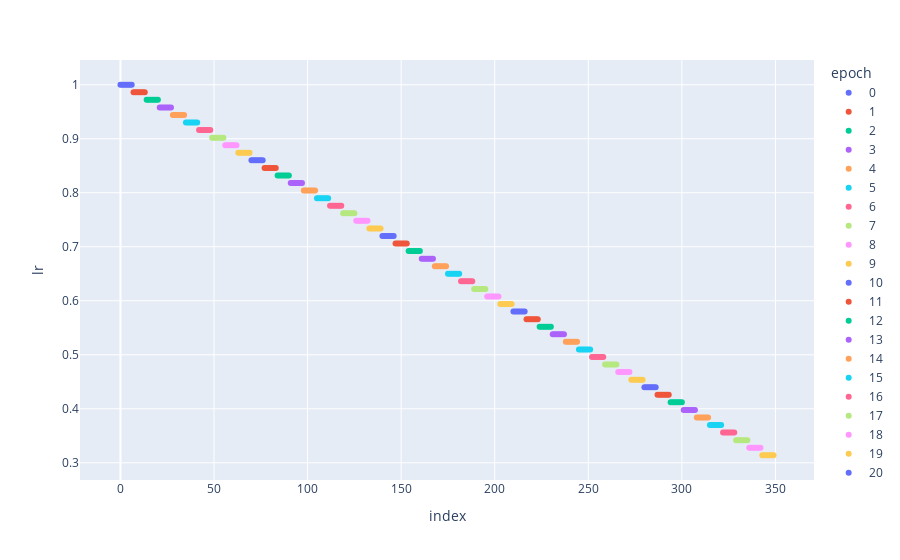

The notebook cell saved with this chart:
### Code cell
n_epochs = 50
change_ever_step = False
total_iters = n_epochs
lrsched = partial(LinearLR, total_iters=total_iters, start_factor=1., end_factor=0.3)
df = explore(lrsched, optim_lr=1.)
df

### Figure 1 — Plotly figure (JSON) as saved in the notebook; plotly's stock layout.template omitted (floating-point values rounded to 4 significant figures)
{"data": [{"hovertemplate": "epoch=0<br>index=%{x}<br>lr=%{y}<extra></extra>", "legendgroup": "0", "marker": {"color": "#636efa", "symbol": "circle"}, "mode": "markers", "name": "0", "orientation": "v", "showlegend": true, "type": "scatter", "x": [0, 1, 2, 3, 4, 5, 6], "xaxis": "x", "y": [1, 1, 1, 1, 1, 1, 1], "yaxis": "y"}, {"hovertemplate": "epoch=1<br>index=%{x}<br>lr=%{y}<extra></extra>", "legendgroup": "1", "marker": {"color": "#EF553B", "symbol": "circle"}, "mode": "markers", "name": "1", "orientation": "v", "showlegend": true, "type": "scatter", "x": [7, 8, 9, 10, 11, 12, 13], "xaxis": "x", "y": [0.986, 0.986, 0.986, 0.986, 0.986, 0.986, 0.986], "yaxis": "y"}, {"hovertemplate": "epoch=2<br>index=%{x}<br>lr=%{y}<extra></extra>", "legendgroup": "2", "marker": {"color": "#00cc96", "symbol": "circle"}, "mode": "markers", "name": "2", "orientation": "v", "showlegend": true, "type": "scatter", "x": [14, 15, 16, 17, 18, 19, 20], "xaxis": "x", "y": [0.972, 0.972, 0.972, 0.972, 0.972, 0.972, 0.972], "yaxis": "y"}, {"hovertemplate": "epoch=3<br>index=%{x}<br>lr=%{y}<extra></extra>", "legendgroup": "3", "marker": {"color": "#ab63fa", "symbol": "circle"}, "mode": "markers", "name": "3", "orientation": "v", "showlegend": true, "type": "scatter", "x": [21, 22, 23, 24, 25, 26, 27], "xaxis": "x", "y": [0.958, 0.958, 0.958, 0.958, 0.958, 0.958, 0.958], "yaxis": "y"}, {"hovertemplate": "epoch=4<br>index=%{x}<br>lr=%{y}<extra></extra>", "legendgroup": "4", "marker": {"color": "#FFA15A", "symbol": "circle"}, "mode": "markers", "name": "4", "orientation": "v", "showlegend": true, "type": "scatter", "x": [28, 29, 30, 31, 32, 33, 34], "xaxis": "x", "y": [0.944, 0.944, 0.944, 0.944, 0.944, 0.944, 0.944], "yaxis": "y"}, {"hovertemplate": "epoch=5<br>index=%{x}<br>lr=%{y}<extra></extra>", "legendgroup": "5", "marker": {"color": "#19d3f3", "symbol": "circle"}, "mode": "markers", "name": "5", "orientation": "v", "showlegend": true, "type": "scatter", "x": [35, 36, 37, 38, 39, 40, 41], "xaxis": "x", "y": [0.93, 0.93, 0.93, 0.93, 0.93, 0.93, 0.93], "yaxis": "y"}, {"hovertemplate": "epoch=6<br>index=%{x}<br>lr=%{y}<extra></extra>", "legendgroup": "6", "marker": {"color": "#FF6692", "symbol": "circle"}, "mode": "markers", "name": "6", "orientation": "v", "showlegend": true, "type": "scatter", "x": [42, 43, 44, 45, 46, 47, 48], "xaxis": "x", "y": [0.916, 0.916, 0.916, 0.916, 0.916, 0.916, 0.916], "yaxis": "y"}, {"hovertemplate": "epoch=7<br>index=%{x}<br>lr=%{y}<extra></extra>", "legendgroup": "7", "marker": {"color": "#B6E880", "symbol": "circle"}, "mode": "markers", "name": "7", "orientation": "v", "showlegend": true, "type": "scatter", "x": [49, 50, 51, 52, 53, 54, 55], "xaxis": "x", "y": [0.902, 0.902, 0.902, 0.902, 0.902, 0.902, 0.902], "yaxis": "y"}, {"hovertemplate": "epoch=8<br>index=%{x}<br>lr=%{y}<extra></extra>", "legendgroup": "8", "marker": {"color": "#FF97FF", "symbol": "circle"}, "mode": "markers", "name": "8", "orientation": "v", "showlegend": true, "type": "scatter", "x": [56, 57, 58, 59, 60, 61, 62], "xaxis": "x", "y": [0.888, 0.888, 0.888, 0.888, 0.888, 0.888, 0.888], "yaxis": "y"}, {"hovertemplate": "epoch=9<br>index=%{x}<br>lr=%{y}<extra></extra>", "legendgroup": "9", "marker": {"color": "#FECB52", "symbol": "circle"}, "mode": "markers", "name": "9", "orientation": "v", "showlegend": true, "type": "scatter", "x": [63, 64, 65, 66, 67, 68, 69], "xaxis": "x", "y": [0.874, 0.874, 0.874, 0.874, 0.874, 0.874, 0.874], "yaxis": "y"}, {"hovertemplate": "epoch=10<br>index=%{x}<br>lr=%{y}<extra></extra>", "legendgroup": "10", "marker": {"color": "#636efa", "symbol": "circle"}, "mode": "markers", "name": "10", "orientation": "v", "showlegend": true, "type": "scatter", "x": [70, 71, 72, 73, 74, 75, 76], "xaxis": "x", "y": [0.86, 0.86, 0.86, 0.86, 0.86, 0.86, 0.86], "yaxis": "y"}, {"hovertemplate": "epoch=11<br>index=%{x}<br>lr=%{y}<extra></extra>", "legendgroup": "11", "marker": {"color": "#EF553B", "symbol": "circle"}, "mode": "markers", "name": "11", "orientation": "v", "showlegend": true, "type": "scatter", "x": [77, 78, 79, 80, 81, 82, 83], "xaxis": "x", "y": [0.846, 0.846, 0.846, 0.846, 0.846, 0.846, 0.846], "yaxis": "y"}, {"hovertemplate": "epoch=12<br>index=%{x}<br>lr=%{y}<extra></extra>", "legendgroup": "12", "marker": {"color": "#00cc96", "symbol": "circle"}, "mode": "markers", "name": "12", "orientation": "v", "showlegend": true, "type": "scatter", "x": [84, 85, 86, 87, 88, 89, 90], "xaxis": "x", "y": [0.832, 0.832, 0.832, 0.832, 0.832, 0.832, 0.832], "yaxis": "y"}, {"hovertemplate": "epoch=13<br>index=%{x}<br>lr=%{y}<extra></extra>", "legendgroup": "13", "marker": {"color": "#ab63fa", "symbol": "circle"}, "mode": "markers", "name": "13", "orientation": "v", "showlegend": true, "type": "scatter", "x": [91, 92, 93, 94, 95, 96, 97], "xaxis": "x", "y": [0.818, 0.818, 0.818, 0.818, 0.818, 0.818, 0.818], "yaxis": "y"}, {"hovertemplate": "epoch=14<br>index=%{x}<br>lr=%{y}<extra></extra>", "legendgroup": "14", "marker": {"color": "#FFA15A", "symbol": "circle"}, "mode": "markers", "name": "14", "orientation": "v", "showlegend": true, "type": "scatter", "x": [98, 99, 100, 101, 102, 103, 104], "xaxis": "x", "y": [0.804, 0.804, 0.804, 0.804, 0.804, 0.804, 0.804], "yaxis": "y"}, {"hovertemplate": "epoch=15<br>index=%{x}<br>lr=%{y}<extra></extra>", "legendgroup": "15", "marker": {"color": "#19d3f3", "symbol": "circle"}, "mode": "markers", "name": "15", "orientation": "v", "showlegend": true, "type": "scatter", "x": [105, 106, 107, 108, 109, 110, 111], "xaxis": "x", "y": [0.79, 0.79, 0.79, 0.79, 0.79, 0.79, 0.79], "yaxis": "y"}, {"hovertemplate": "epoch=16<br>index=%{x}<br>lr=%{y}<extra></extra>", "legendgroup": "16", "marker": {"color": "#FF6692", "symbol": "circle"}, "mode": "markers", "name": "16", "orientation": "v", "showlegend": true, "type": "scatter", "x": [112, 113, 114, 115, 116, 117, 118], "xaxis": "x", "y": [0.776, 0.776, 0.776, 0.776, 0.776, 0.776, 0.776], "yaxis": "y"}, {"hovertemplate": "epoch=17<br>index=%{x}<br>lr=%{y}<extra></extra>", "legendgroup": "17", "marker": {"color": "#B6E880", "symbol": "circle"}, "mode": "markers", "name": "17", "orientation": "v", "showlegend": true, "type": "scatter", "x": [119, 120, 121, 122, 123, 124, 125], "xaxis": "x", "y": [0.762, 0.762, 0.762, 0.762, 0.762, 0.762, 0.762], "yaxis": "y"}, {"hovertemplate": "epoch=18<br>index=%{x}<br>lr=%{y}<extra></extra>", "legendgroup": "18", "marker": {"color": "#FF97FF", "symbol": "circle"}, "mode": "markers", "name": "18", "orientation": "v", "showlegend": true, "type": "scatter", "x": [126, 127, 128, 129, 130, 131, 132], "xaxis": "x", "y": [0.748, 0.748, 0.748, 0.748, 0.748, 0.748, 0.748], "yaxis": "y"}, {"hovertemplate": "epoch=19<br>index=%{x}<br>lr=%{y}<extra></extra>", "legendgroup": "19", "marker": {"color": "#FECB52", "symbol": "circle"}, "mode": "markers", "name": "19", "orientation": "v", "showlegend": true, "type": "scatter", "x": [133, 134, 135, 136, 137, 138, 139], "xaxis": "x", "y": [0.734, 0.734, 0.734, 0.734, 0.734, 0.734, 0.734], "yaxis": "y"}, {"hovertemplate": "epoch=20<br>index=%{x}<br>lr=%{y}<extra></extra>", "legendgroup": "20", "marker": {"color": "#636efa", "symbol": "circle"}, "mode": "markers", "name": "20", "orientation": "v", "showlegend": true, "type": "scatter", "x": [140, 141, 142, 143, 144, 145, 146], "xaxis": "x", "y": [0.72, 0.72, 0.72, 0.72, 0.72, 0.72, 0.72], "yaxis": "y"}, {"hovertemplate": "epoch=21<br>index=%{x}<br>lr=%{y}<extra></extra>", "legendgroup": "21", "marker": {"color": "#EF553B", "symbol": "circle"}, "mode": "markers", "name": "21", "orientation": "v", "showlegend": true, "type": "scatter", "x": [147, 148, 149, 150, 151, 152, 153], "xaxis": "x", "y": [0.706, 0.706, 0.706, 0.706, 0.706, 0.706, 0.706], "yaxis": "y"}, {"hovertemplate": "epoch=22<br>index=%{x}<br>lr=%{y}<extra></extra>", "legendgroup": "22", "marker": {"color": "#00cc96", "symbol": "circle"}, "mode": "markers", "name": "22", "orientation": "v", "showlegend": true, "type": "scatter", "x": [154, 155, 156, 157, 158, 159, 160], "xaxis": "x", "y": [0.692, 0.692, 0.692, 0.692, 0.692, 0.692, 0.692], "yaxis": "y"}, {"hovertemplate": "epoch=23<br>index=%{x}<br>lr=%{y}<extra></extra>", "legendgroup": "23", "marker": {"color": "#ab63fa", "symbol": "circle"}, "mode": "markers", "name": "23", "orientation": "v", "showlegend": true, "type": "scatter", "x": [161, 162, 163, 164, 165, 166, 167], "xaxis": "x", "y": [0.678, 0.678, 0.678, 0.678, 0.678, 0.678, 0.678], "yaxis": "y"}, {"hovertemplate": "epoch=24<br>index=%{x}<br>lr=%{y}<extra></extra>", "legendgroup": "24", "marker": {"color": "#FFA15A", "symbol": "circle"}, "mode": "markers", "name": "24", "orientation": "v", "showlegend": true, "type": "scatter", "x": [168, 169, 170, 171, 172, 173, 174], "xaxis": "x", "y": [0.664, 0.664, 0.664, 0.664, 0.664, 0.664, 0.664], "yaxis": "y"}, {"hovertemplate": "epoch=25<br>index=%{x}<br>lr=%{y}<extra></extra>", "legendgroup": "25", "marker": {"color": "#19d3f3", "symbol": "circle"}, "mode": "markers", "name": "25", "orientation": "v", "showlegend": true, "type": "scatter", "x": [175, 176, 177, 178, 179, 180, 181], "xaxis": "x", "y": [0.65, 0.65, 0.65, 0.65, 0.65, 0.65, 0.65], "yaxis": "y"}, {"hovertemplate": "epoch=26<br>index=%{x}<br>lr=%{y}<extra></extra>", "legendgroup": "26", "marker": {"color": "#FF6692", "symbol": "circle"}, "mode": "markers", "name": "26", "orientation": "v", "showlegend": true, "type": "scatter", "x": [182, 183, 184, 185, 186, 187, 188], "xaxis": "x", "y": [0.636, 0.636, 0.636, 0.636, 0.636, 0.636, 0.636], "yaxis": "y"}, {"hovertemplate": "epoch=27<br>index=%{x}<br>lr=%{y}<extra></extra>", "legendgroup": "27", "marker": {"color": "#B6E880", "symbol": "circle"}, "mode": "markers", "name": "27", "orientation": "v", "showlegend": true, "type": "scatter", "x": [189, 190, 191, 192, 193, 194, 195], "xaxis": "x", "y": [0.622, 0.622, 0.622, 0.622, 0.622, 0.622, 0.622], "yaxis": "y"}, {"hovertemplate": "epoch=28<br>index=%{x}<br>lr=%{y}<extra></extra>", "legendgroup": "28", "marker": {"color": "#FF97FF", "symbol": "circle"}, "mode": "markers", "name": "28", "orientation": "v", "showlegend": true, "type": "scatter", "x": [196, 197, 198, 199, 200, 201, 202], "xaxis": "x", "y": [0.608, 0.608, 0.608, 0.608, 0.608, 0.608, 0.608], "yaxis": "y"}, {"hovertemplate": "epoch=29<br>index=%{x}<br>lr=%{y}<extra></extra>", "legendgroup": "29", "marker": {"color": "#FECB52", "symbol": "circle"}, "mode": "markers", "name": "29", "orientation": "v", "showlegend": true, "type": "scatter", "x": [203, 204, 205, 206, 207, 208, 209], "xaxis": "x", "y": [0.594, 0.594, 0.594, 0.594, 0.594, 0.594, 0.594], "yaxis": "y"}, {"hovertemplate": "epoch=30<br>index=%{x}<br>lr=%{y}<extra></extra>", "legendgroup": "30", "marker": {"color": "#636efa", "symbol": "circle"}, "mode": "markers", "name": "30", "orientation": "v", "showlegend": true, "type": "scatter", "x": [210, 211, 212, 213, 214, 215, 216], "xaxis": "x", "y": [0.58, 0.58, 0.58, 0.58, 0.58, 0.58, 0.58], "yaxis": "y"}, {"hovertemplate": "epoch=31<br>index=%{x}<br>lr=%{y}<extra></extra>", "legendgroup": "31", "marker": {"color": "#EF553B", "symbol": "circle"}, "mode": "markers", "name": "31", "orientation": "v", "showlegend": true, "type": "scatter", "x": [217, 218, 219, 220, 221, 222, 223], "xaxis": "x", "y": [0.566, 0.566, 0.566, 0.566, 0.566, 0.566, 0.566], "yaxis": "y"}, {"hovertemplate": "epoch=32<br>index=%{x}<br>lr=%{y}<extra></extra>", "legendgroup": "32", "marker": {"color": "#00cc96", "symbol": "circle"}, "mode": "markers", "name": "32", "orientation": "v", "showlegend": true, "type": "scatter", "x": [224, 225, 226, 227, 228, 229, 230], "xaxis": "x", "y": [0.552, 0.552, 0.552, 0.552, 0.552, 0.552, 0.552], "yaxis": "y"}, {"hovertemplate": "epoch=33<br>index=%{x}<br>lr=%{y}<extra></extra>", "legendgroup": "33", "marker": {"color": "#ab63fa", "symbol": "circle"}, "mode": "markers", "name": "33", "orientation": "v", "showlegend": true, "type": "scatter", "x": [231, 232, 233, 234, 235, 236, 237], "xaxis": "x", "y": [0.538, 0.538, 0.538, 0.538, 0.538, 0.538, 0.538], "yaxis": "y"}, {"hovertemplate": "epoch=34<br>index=%{x}<br>lr=%{y}<extra></extra>", "legendgroup": "34", "marker": {"color": "#FFA15A", "symbol": "circle"}, "mode": "markers", "name": "34", "orientation": "v", "showlegend": true, "type": "scatter", "x": [238, 239, 240, 241, 242, 243, 244], "xaxis": "x", "y": [0.524, 0.524, 0.524, 0.524, 0.524, 0.524, 0.524], "yaxis": "y"}, {"hovertemplate": "epoch=35<br>index=%{x}<br>lr=%{y}<extra></extra>", "legendgroup": "35", "marker": {"color": "#19d3f3", "symbol": "circle"}, "mode": "markers", "name": "35", "orientation": "v", "showlegend": true, "type": "scatter", "x": [245, 246, 247, 248, 249, 250, 251], "xaxis": "x", "y": [0.51, 0.51, 0.51, 0.51, 0.51, 0.51, 0.51], "yaxis": "y"}, {"hovertemplate": "epoch=36<br>index=%{x}<br>lr=%{y}<extra></extra>", "legendgroup": "36", "marker": {"color": "#FF6692", "symbol": "circle"}, "mode": "markers", "name": "36", "orientation": "v", "showlegend": true, "type": "scatter", "x": [252, 253, 254, 255, 256, 257, 258], "xaxis": "x", "y": [0.496, 0.496, 0.496, 0.496, 0.496, 0.496, 0.496], "yaxis": "y"}, {"hovertemplate": "epoch=37<br>index=%{x}<br>lr=%{y}<extra></extra>", "legendgroup": "37", "marker": {"color": "#B6E880", "symbol": "circle"}, "mode": "markers", "name": "37", "orientation": "v", "showlegend": true, "type": "scatter", "x": [259, 260, 261, 262, 263, 264, 265], "xaxis": "x", "y": [0.482, 0.482, 0.482, 0.482, 0.482, 0.482, 0.482], "yaxis": "y"}, {"hovertemplate": "epoch=38<br>index=%{x}<br>lr=%{y}<extra></extra>", "legendgroup": "38", "marker": {"color": "#FF97FF", "symbol": "circle"}, "mode": "markers", "name": "38", "orientation": "v", "showlegend": true, "type": "scatter", "x": [266, 267, 268, 269, 270, 271, 272], "xaxis": "x", "y": [0.468, 0.468, 0.468, 0.468, 0.468, 0.468, 0.468], "yaxis": "y"}, {"hovertemplate": "epoch=39<br>index=%{x}<br>lr=%{y}<extra></extra>", "legendgroup": "39", "marker": {"color": "#FECB52", "symbol": "circle"}, "mode": "markers", "name": "39", "orientation": "v", "showlegend": true, "type": "scatter", "x": [273, 274, 275, 276, 277, 278, 279], "xaxis": "x", "y": [0.454, 0.454, 0.454, 0.454, 0.454, 0.454, 0.454], "yaxis": "y"}, {"hovertemplate": "epoch=40<br>index=%{x}<br>lr=%{y}<extra></extra>", "legendgroup": "40", "marker": {"color": "#636efa", "symbol": "circle"}, "mode": "markers", "name": "40", "orientation": "v", "showlegend": true, "type": "scatter", "x": [280, 281, 282, 283, 284, 285, 286], "xaxis": "x", "y": [0.44, 0.44, 0.44, 0.44, 0.44, 0.44, 0.44], "yaxis": "y"}, {"hovertemplate": "epoch=41<br>index=%{x}<br>lr=%{y}<extra></extra>", "legendgroup": "41", "marker": {"color": "#EF553B", "symbol": "circle"}, "mode": "markers", "name": "41", "orientation": "v", "showlegend": true, "type": "scatter", "x": [287, 288, 289, 290, 291, 292, 293], "xaxis": "x", "y": [0.426, 0.426, 0.426, 0.426, 0.426, 0.426, 0.426], "yaxis": "y"}, {"hovertemplate": "epoch=42<br>index=%{x}<br>lr=%{y}<extra></extra>", "legendgroup": "42", "marker": {"color": "#00cc96", "symbol": "circle"}, "mode": "markers", "name": "42", "orientation": "v", "showlegend": true, "type": "scatter", "x": [294, 295, 296, 297, 298, 299, 300], "xaxis": "x", "y": [0.412, 0.412, 0.412, 0.412, 0.412, 0.412, 0.412], "yaxis": "y"}, {"hovertemplate": "epoch=43<br>index=%{x}<br>lr=%{y}<extra></extra>", "legendgroup": "43", "marker": {"color": "#ab63fa", "symbol": "circle"}, "mode": "markers", "name": "43", "orientation": "v", "showlegend": true, "type": "scatter", "x": [301, 302, 303, 304, 305, 306, 307], "xaxis": "x", "y": [0.398, 0.398, 0.398, 0.398, 0.398, 0.398, 0.398], "yaxis": "y"}, {"hovertemplate": "epoch=44<br>index=%{x}<br>lr=%{y}<extra></extra>", "legendgroup": "44", "marker": {"color": "#FFA15A", "symbol": "circle"}, "mode": "markers", "name": "44", "orientation": "v", "showlegend": true, "type": "scatter", "x": [308, 309, 310, 311, 312, 313, 314], "xaxis": "x", "y": [0.384, 0.384, 0.384, 0.384, 0.384, 0.384, 0.384], "yaxis": "y"}, {"hovertemplate": "epoch=45<br>index=%{x}<br>lr=%{y}<extra></extra>", "legendgroup": "45", "marker": {"color": "#19d3f3", "symbol": "circle"}, "mode": "markers", "name": "45", "orientation": "v", "showlegend": true, "type": "scatter", "x": [315, 316, 317, 318, 319, 320, 321], "xaxis": "x", "y": [0.37, 0.37, 0.37, 0.37, 0.37, 0.37, 0.37], "yaxis": "y"}, {"hovertemplate": "epoch=46<br>index=%{x}<br>lr=%{y}<extra></extra>", "legendgroup": "46", "marker": {"color": "#FF6692", "symbol": "circle"}, "mode": "markers", "name": "46", "orientation": "v", "showlegend": true, "type": "scatter", "x": [322, 323, 324, 325, 326, 327, 328], "xaxis": "x", "y": [0.356, 0.356, 0.356, 0.356, 0.356, 0.356, 0.356], "yaxis": "y"}, {"hovertemplate": "epoch=47<br>index=%{x}<br>lr=%{y}<extra></extra>", "legendgroup": "47", "marker": {"color": "#B6E880", "symbol": "circle"}, "mode": "markers", "name": "47", "orientation": "v", "showlegend": true, "type": "scatter", "x": [329, 330, 331, 332, 333, 334, 335], "xaxis": "x", "y": [0.342, 0.342, 0.342, 0.342, 0.342, 0.342, 0.342], "yaxis": "y"}, {"hovertemplate": "epoch=48<br>index=%{x}<br>lr=%{y}<extra></extra>", "legendgroup": "48", "marker": {"color": "#FF97FF", "symbol": "circle"}, "mode": "markers", "name": "48", "orientation": "v", "showlegend": true, "type": "scatter", "x": [336, 337, 338, 339, 340, 341, 342], "xaxis": "x", "y": [0.328, 0.328, 0.328, 0.328, 0.328, 0.328, 0.328], "yaxis": "y"}, {"hovertemplate": "epoch=49<br>index=%{x}<br>lr=%{y}<extra></extra>", "legendgroup": "49", "marker": {"color": "#FECB52", "symbol": "circle"}, "mode": "markers", "name": "49", "orientation": "v", "showlegend": true, "type": "scatter", "x": [343, 344, 345, 346, 347, 348, 349], "xaxis": "x", "y": [0.314, 0.314, 0.314, 0.314, 0.314, 0.314, 0.314], "yaxis": "y"}], "layout": {"legend": {"title": {"text": "epoch"}, "tracegroupgap": 0}, "margin": {"t": 60}, "xaxis": {"anchor": "y", "domain": [0, 1], "title": {"text": "index"}}, "yaxis": {"anchor": "x", "domain": [0, 1], "title": {"text": "lr"}}}}
